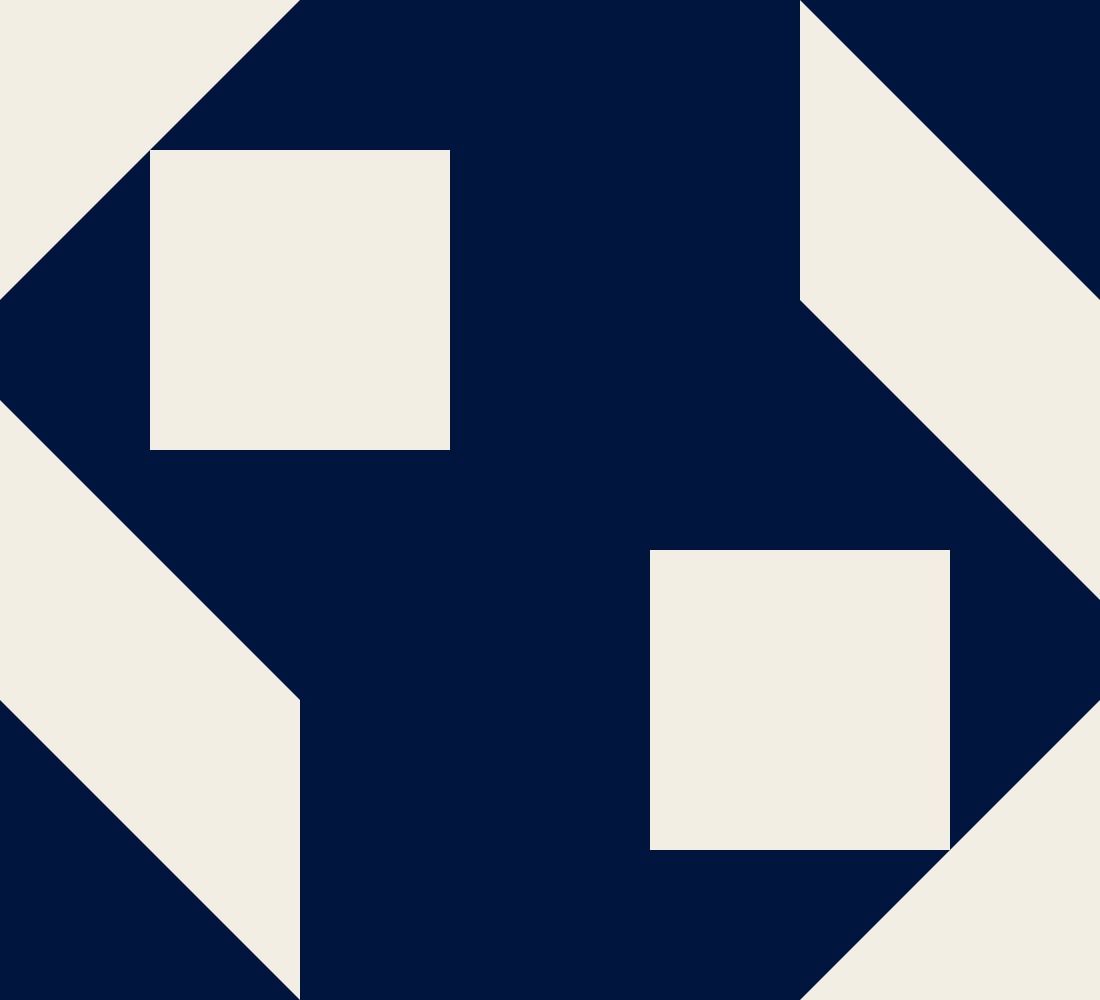
Frame 1 (no input)
Frame 60 (no input): identical to frame 1, image omitted
Frame 120 (the mouse pressed at the canvas centre since frame 60): identical to frame 1, image omitted

The p5.js sketch that drew this single still picture (run headless with seeded random() and noise() and a simulated clock; from frame 60 on, the mouse is pressed at the canvas centre):

// p5.js sketch
// ── sketch.js
/*
Old Sketch.pde
Author: Kathy Ching
Summary: I took the painting we did on the first class and traslated it into JavaScript

*/
function setup(){
  createCanvas(1100,1000);
  background(0,21,62);
  c = color(242,238,227);
  fill (c);
  noStroke();
  triangle(0,0,0,300,300,0);
  quad(150,450,450,450,450,150,150,150);
  triangle(1100,1000,1100,700,800,1000);
  quad(950,850,650,850,650,550,950,550);
  quad(0,700,0,400,300,700,300,1000);
  quad(800,0,1100,300,1100,600,800,300);
}
function draw(){

}

// ── style.css
p {
  font-family: monospace;
  font-size: 18px;
}
